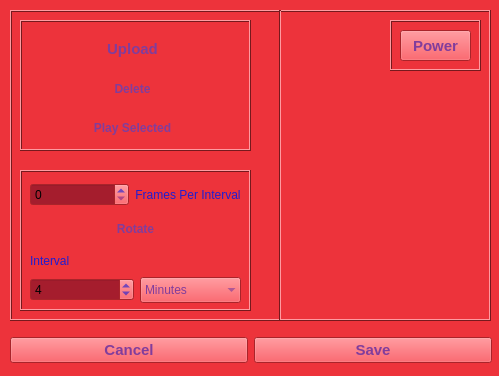
<?xml version="1.0" encoding="UTF-8"?>
<ui version="4.0">
 <class>MainWindow</class>
 <widget class="QMainWindow" name="MainWindow">
  <property name="geometry">
   <rect>
    <x>0</x>
    <y>0</y>
    <width>499</width>
    <height>376</height>
   </rect>
  </property>
  <property name="sizePolicy">
   <sizepolicy hsizetype="Fixed" vsizetype="Fixed">
    <horstretch>0</horstretch>
    <verstretch>0</verstretch>
   </sizepolicy>
  </property>
  <property name="minimumSize">
   <size>
    <width>499</width>
    <height>376</height>
   </size>
  </property>
  <property name="maximumSize">
   <size>
    <width>499</width>
    <height>376</height>
   </size>
  </property>
  <property name="palette">
   <palette>
    <active>
     <colorrole role="WindowText">
      <brush brushstyle="SolidPattern">
       <color alpha="255">
        <red>32</red>
        <green>29</green>
        <blue>209</blue>
       </color>
      </brush>
     </colorrole>
     <colorrole role="Button">
      <brush brushstyle="SolidPattern">
       <color alpha="255">
        <red>237</red>
        <green>51</green>
        <blue>59</blue>
       </color>
      </brush>
     </colorrole>
     <colorrole role="Light">
      <brush brushstyle="SolidPattern">
       <color alpha="255">
        <red>255</red>
        <green>155</green>
        <blue>160</blue>
       </color>
      </brush>
     </colorrole>
     <colorrole role="Midlight">
      <brush brushstyle="SolidPattern">
       <color alpha="255">
        <red>246</red>
        <green>103</green>
        <blue>109</blue>
       </color>
      </brush>
     </colorrole>
     <colorrole role="Dark">
      <brush brushstyle="SolidPattern">
       <color alpha="255">
        <red>118</red>
        <green>25</green>
        <blue>29</blue>
       </color>
      </brush>
     </colorrole>
     <colorrole role="Mid">
      <brush brushstyle="SolidPattern">
       <color alpha="255">
        <red>158</red>
        <green>34</green>
        <blue>39</blue>
       </color>
      </brush>
     </colorrole>
     <colorrole role="Text">
      <brush brushstyle="SolidPattern">
       <color alpha="255">
        <red>0</red>
        <green>0</green>
        <blue>0</blue>
       </color>
      </brush>
     </colorrole>
     <colorrole role="BrightText">
      <brush brushstyle="SolidPattern">
       <color alpha="255">
        <red>255</red>
        <green>255</green>
        <blue>255</blue>
       </color>
      </brush>
     </colorrole>
     <colorrole role="ButtonText">
      <brush brushstyle="SolidPattern">
       <color alpha="255">
        <red>129</red>
        <green>61</green>
        <blue>156</blue>
       </color>
      </brush>
     </colorrole>
     <colorrole role="Base">
      <brush brushstyle="SolidPattern">
       <color alpha="255">
        <red>165</red>
        <green>29</green>
        <blue>45</blue>
       </color>
      </brush>
     </colorrole>
     <colorrole role="Window">
      <brush brushstyle="SolidPattern">
       <color alpha="255">
        <red>237</red>
        <green>51</green>
        <blue>59</blue>
       </color>
      </brush>
     </colorrole>
     <colorrole role="Shadow">
      <brush brushstyle="SolidPattern">
       <color alpha="255">
        <red>0</red>
        <green>0</green>
        <blue>0</blue>
       </color>
      </brush>
     </colorrole>
     <colorrole role="AlternateBase">
      <brush brushstyle="SolidPattern">
       <color alpha="255">
        <red>246</red>
        <green>153</green>
        <blue>157</blue>
       </color>
      </brush>
     </colorrole>
     <colorrole role="ToolTipBase">
      <brush brushstyle="SolidPattern">
       <color alpha="255">
        <red>255</red>
        <green>255</green>
        <blue>220</blue>
       </color>
      </brush>
     </colorrole>
     <colorrole role="ToolTipText">
      <brush brushstyle="SolidPattern">
       <color alpha="255">
        <red>0</red>
        <green>0</green>
        <blue>0</blue>
       </color>
      </brush>
     </colorrole>
     <colorrole role="PlaceholderText">
      <brush brushstyle="SolidPattern">
       <color alpha="128">
        <red>0</red>
        <green>0</green>
        <blue>0</blue>
       </color>
      </brush>
     </colorrole>
    </active>
    <inactive>
     <colorrole role="WindowText">
      <brush brushstyle="SolidPattern">
       <color alpha="255">
        <red>32</red>
        <green>29</green>
        <blue>209</blue>
       </color>
      </brush>
     </colorrole>
     <colorrole role="Button">
      <brush brushstyle="SolidPattern">
       <color alpha="255">
        <red>237</red>
        <green>51</green>
        <blue>59</blue>
       </color>
      </brush>
     </colorrole>
     <colorrole role="Light">
      <brush brushstyle="SolidPattern">
       <color alpha="255">
        <red>255</red>
        <green>155</green>
        <blue>160</blue>
       </color>
      </brush>
     </colorrole>
     <colorrole role="Midlight">
      <brush brushstyle="SolidPattern">
       <color alpha="255">
        <red>246</red>
        <green>103</green>
        <blue>109</blue>
       </color>
      </brush>
     </colorrole>
     <colorrole role="Dark">
      <brush brushstyle="SolidPattern">
       <color alpha="255">
        <red>118</red>
        <green>25</green>
        <blue>29</blue>
       </color>
      </brush>
     </colorrole>
     <colorrole role="Mid">
      <brush brushstyle="SolidPattern">
       <color alpha="255">
        <red>158</red>
        <green>34</green>
        <blue>39</blue>
       </color>
      </brush>
     </colorrole>
     <colorrole role="Text">
      <brush brushstyle="SolidPattern">
       <color alpha="255">
        <red>0</red>
        <green>0</green>
        <blue>0</blue>
       </color>
      </brush>
     </colorrole>
     <colorrole role="BrightText">
      <brush brushstyle="SolidPattern">
       <color alpha="255">
        <red>255</red>
        <green>255</green>
        <blue>255</blue>
       </color>
      </brush>
     </colorrole>
     <colorrole role="ButtonText">
      <brush brushstyle="SolidPattern">
       <color alpha="255">
        <red>129</red>
        <green>61</green>
        <blue>156</blue>
       </color>
      </brush>
     </colorrole>
     <colorrole role="Base">
      <brush brushstyle="SolidPattern">
       <color alpha="255">
        <red>165</red>
        <green>29</green>
        <blue>45</blue>
       </color>
      </brush>
     </colorrole>
     <colorrole role="Window">
      <brush brushstyle="SolidPattern">
       <color alpha="255">
        <red>237</red>
        <green>51</green>
        <blue>59</blue>
       </color>
      </brush>
     </colorrole>
     <colorrole role="Shadow">
      <brush brushstyle="SolidPattern">
       <color alpha="255">
        <red>0</red>
        <green>0</green>
        <blue>0</blue>
       </color>
      </brush>
     </colorrole>
     <colorrole role="AlternateBase">
      <brush brushstyle="SolidPattern">
       <color alpha="255">
        <red>246</red>
        <green>153</green>
        <blue>157</blue>
       </color>
      </brush>
     </colorrole>
     <colorrole role="ToolTipBase">
      <brush brushstyle="SolidPattern">
       <color alpha="255">
        <red>255</red>
        <green>255</green>
        <blue>220</blue>
       </color>
      </brush>
     </colorrole>
     <colorrole role="ToolTipText">
      <brush brushstyle="SolidPattern">
       <color alpha="255">
        <red>0</red>
        <green>0</green>
        <blue>0</blue>
       </color>
      </brush>
     </colorrole>
     <colorrole role="PlaceholderText">
      <brush brushstyle="SolidPattern">
       <color alpha="128">
        <red>0</red>
        <green>0</green>
        <blue>0</blue>
       </color>
      </brush>
     </colorrole>
    </inactive>
    <disabled>
     <colorrole role="WindowText">
      <brush brushstyle="SolidPattern">
       <color alpha="255">
        <red>118</red>
        <green>25</green>
        <blue>29</blue>
       </color>
      </brush>
     </colorrole>
     <colorrole role="Button">
      <brush brushstyle="SolidPattern">
       <color alpha="255">
        <red>237</red>
        <green>51</green>
        <blue>59</blue>
       </color>
      </brush>
     </colorrole>
     <colorrole role="Light">
      <brush brushstyle="SolidPattern">
       <color alpha="255">
        <red>255</red>
        <green>155</green>
        <blue>160</blue>
       </color>
      </brush>
     </colorrole>
     <colorrole role="Midlight">
      <brush brushstyle="SolidPattern">
       <color alpha="255">
        <red>246</red>
        <green>103</green>
        <blue>109</blue>
       </color>
      </brush>
     </colorrole>
     <colorrole role="Dark">
      <brush brushstyle="SolidPattern">
       <color alpha="255">
        <red>118</red>
        <green>25</green>
        <blue>29</blue>
       </color>
      </brush>
     </colorrole>
     <colorrole role="Mid">
      <brush brushstyle="SolidPattern">
       <color alpha="255">
        <red>158</red>
        <green>34</green>
        <blue>39</blue>
       </color>
      </brush>
     </colorrole>
     <colorrole role="Text">
      <brush brushstyle="SolidPattern">
       <color alpha="255">
        <red>118</red>
        <green>25</green>
        <blue>29</blue>
       </color>
      </brush>
     </colorrole>
     <colorrole role="BrightText">
      <brush brushstyle="SolidPattern">
       <color alpha="255">
        <red>255</red>
        <green>255</green>
        <blue>255</blue>
       </color>
      </brush>
     </colorrole>
     <colorrole role="ButtonText">
      <brush brushstyle="SolidPattern">
       <color alpha="255">
        <red>118</red>
        <green>25</green>
        <blue>29</blue>
       </color>
      </brush>
     </colorrole>
     <colorrole role="Base">
      <brush brushstyle="SolidPattern">
       <color alpha="255">
        <red>237</red>
        <green>51</green>
        <blue>59</blue>
       </color>
      </brush>
     </colorrole>
     <colorrole role="Window">
      <brush brushstyle="SolidPattern">
       <color alpha="255">
        <red>237</red>
        <green>51</green>
        <blue>59</blue>
       </color>
      </brush>
     </colorrole>
     <colorrole role="Shadow">
      <brush brushstyle="SolidPattern">
       <color alpha="255">
        <red>0</red>
        <green>0</green>
        <blue>0</blue>
       </color>
      </brush>
     </colorrole>
     <colorrole role="AlternateBase">
      <brush brushstyle="SolidPattern">
       <color alpha="255">
        <red>237</red>
        <green>51</green>
        <blue>59</blue>
       </color>
      </brush>
     </colorrole>
     <colorrole role="ToolTipBase">
      <brush brushstyle="SolidPattern">
       <color alpha="255">
        <red>255</red>
        <green>255</green>
        <blue>220</blue>
       </color>
      </brush>
     </colorrole>
     <colorrole role="ToolTipText">
      <brush brushstyle="SolidPattern">
       <color alpha="255">
        <red>0</red>
        <green>0</green>
        <blue>0</blue>
       </color>
      </brush>
     </colorrole>
     <colorrole role="PlaceholderText">
      <brush brushstyle="SolidPattern">
       <color alpha="128">
        <red>0</red>
        <green>0</green>
        <blue>0</blue>
       </color>
      </brush>
     </colorrole>
    </disabled>
   </palette>
  </property>
  <property name="cursor">
   <cursorShape>ArrowCursor</cursorShape>
  </property>
  <property name="windowTitle">
   <string>Memory Player</string>
  </property>
  <property name="windowIcon">
   <iconset>
    <normaloff>images/camera_icon.png</normaloff>images/camera_icon.png</iconset>
  </property>
  <property name="styleSheet">
   <string notr="true"/>
  </property>
  <property name="tabShape">
   <enum>QTabWidget::Rounded</enum>
  </property>
  <property name="unifiedTitleAndToolBarOnMac">
   <bool>true</bool>
  </property>
  <widget class="QWidget" name="centralwidget">
   <widget class="QWidget" name="horizontalLayoutWidget">
    <property name="geometry">
     <rect>
      <x>10</x>
      <y>330</y>
      <width>482</width>
      <height>41</height>
     </rect>
    </property>
    <layout class="QHBoxLayout" name="horizontalLayout">
     <item>
      <widget class="QPushButton" name="cancel_button">
       <property name="minimumSize">
        <size>
         <width>237</width>
         <height>25</height>
        </size>
       </property>
       <property name="font">
        <font>
         <family>Ubuntu</family>
         <pointsize>11</pointsize>
         <weight>75</weight>
         <bold>true</bold>
        </font>
       </property>
       <property name="cursor">
        <cursorShape>OpenHandCursor</cursorShape>
       </property>
       <property name="text">
        <string>Cancel</string>
       </property>
      </widget>
     </item>
     <item>
      <widget class="QPushButton" name="save_button">
       <property name="minimumSize">
        <size>
         <width>237</width>
         <height>25</height>
        </size>
       </property>
       <property name="font">
        <font>
         <family>Ubuntu</family>
         <pointsize>11</pointsize>
         <weight>75</weight>
         <bold>true</bold>
        </font>
       </property>
       <property name="cursor">
        <cursorShape>OpenHandCursor</cursorShape>
       </property>
       <property name="text">
        <string>Save</string>
       </property>
      </widget>
     </item>
    </layout>
   </widget>
   <widget class="QFrame" name="frame_2">
    <property name="geometry">
     <rect>
      <x>10</x>
      <y>10</y>
      <width>481</width>
      <height>311</height>
     </rect>
    </property>
    <property name="frameShape">
     <enum>QFrame::Box</enum>
    </property>
    <property name="frameShadow">
     <enum>QFrame::Raised</enum>
    </property>
    <widget class="QFrame" name="frame">
     <property name="geometry">
      <rect>
       <x>10</x>
       <y>10</y>
       <width>231</width>
       <height>131</height>
      </rect>
     </property>
     <property name="autoFillBackground">
      <bool>true</bool>
     </property>
     <property name="frameShape">
      <enum>QFrame::Box</enum>
     </property>
     <property name="frameShadow">
      <enum>QFrame::Raised</enum>
     </property>
     <widget class="QWidget" name="verticalLayoutWidget">
      <property name="geometry">
       <rect>
        <x>7</x>
        <y>8</y>
        <width>211</width>
        <height>120</height>
       </rect>
      </property>
      <layout class="QVBoxLayout" name="verticalLayout">
       <item>
        <widget class="QPushButton" name="upload_button">
         <property name="sizePolicy">
          <sizepolicy hsizetype="Minimum" vsizetype="Fixed">
           <horstretch>0</horstretch>
           <verstretch>0</verstretch>
          </sizepolicy>
         </property>
         <property name="minimumSize">
          <size>
           <width>209</width>
           <height>25</height>
          </size>
         </property>
         <property name="palette">
          <palette>
           <active>
            <colorrole role="Button">
             <brush brushstyle="SolidPattern">
              <color alpha="255">
               <red>255</red>
               <green>255</green>
               <blue>255</blue>
              </color>
             </brush>
            </colorrole>
           </active>
           <inactive>
            <colorrole role="Button">
             <brush brushstyle="SolidPattern">
              <color alpha="255">
               <red>239</red>
               <green>239</green>
               <blue>239</blue>
              </color>
             </brush>
            </colorrole>
           </inactive>
           <disabled>
            <colorrole role="Button">
             <brush brushstyle="SolidPattern">
              <color alpha="255">
               <red>0</red>
               <green>0</green>
               <blue>0</blue>
              </color>
             </brush>
            </colorrole>
           </disabled>
          </palette>
         </property>
         <property name="font">
          <font>
           <family>Ubuntu</family>
           <pointsize>11</pointsize>
           <weight>75</weight>
           <bold>true</bold>
          </font>
         </property>
         <property name="cursor">
          <cursorShape>OpenHandCursor</cursorShape>
         </property>
         <property name="layoutDirection">
          <enum>Qt::LeftToRight</enum>
         </property>
         <property name="autoFillBackground">
          <bool>false</bool>
         </property>
         <property name="text">
          <string>Upload</string>
         </property>
         <property name="checkable">
          <bool>false</bool>
         </property>
         <property name="checked">
          <bool>false</bool>
         </property>
         <property name="autoDefault">
          <bool>false</bool>
         </property>
         <property name="flat">
          <bool>true</bool>
         </property>
        </widget>
       </item>
       <item>
        <widget class="QPushButton" name="remove_button">
         <property name="minimumSize">
          <size>
           <width>209</width>
           <height>25</height>
          </size>
         </property>
         <property name="font">
          <font>
           <weight>75</weight>
           <bold>true</bold>
          </font>
         </property>
         <property name="text">
          <string>Delete</string>
         </property>
         <property name="checkable">
          <bool>false</bool>
         </property>
         <property name="flat">
          <bool>true</bool>
         </property>
        </widget>
       </item>
       <item>
        <widget class="QPushButton" name="play_button">
         <property name="minimumSize">
          <size>
           <width>209</width>
           <height>25</height>
          </size>
         </property>
         <property name="font">
          <font>
           <weight>75</weight>
           <bold>true</bold>
          </font>
         </property>
         <property name="text">
          <string>Play Selected</string>
         </property>
         <property name="checkable">
          <bool>false</bool>
         </property>
         <property name="flat">
          <bool>true</bool>
         </property>
        </widget>
       </item>
      </layout>
     </widget>
    </widget>
    <widget class="QLabel" name="camera_label">
     <property name="geometry">
      <rect>
       <x>280</x>
       <y>110</y>
       <width>191</width>
       <height>191</height>
      </rect>
     </property>
     <property name="text">
      <string/>
     </property>
     <property name="pixmap">
      <pixmap>images/cameraIcon.png</pixmap>
     </property>
     <property name="scaledContents">
      <bool>true</bool>
     </property>
     <property name="alignment">
      <set>Qt::AlignBottom|Qt::AlignHCenter</set>
     </property>
    </widget>
    <widget class="QWidget" name="verticalLayoutWidget_2">
     <property name="geometry">
      <rect>
       <x>380</x>
       <y>10</y>
       <width>91</width>
       <height>51</height>
      </rect>
     </property>
     <layout class="QVBoxLayout" name="verticalLayout_2">
      <item>
       <widget class="QFrame" name="frame_3">
        <property name="frameShape">
         <enum>QFrame::Box</enum>
        </property>
        <property name="frameShadow">
         <enum>QFrame::Raised</enum>
        </property>
        <widget class="QPushButton" name="power_button">
         <property name="geometry">
          <rect>
           <x>10</x>
           <y>10</y>
           <width>71</width>
           <height>31</height>
          </rect>
         </property>
         <property name="font">
          <font>
           <family>Ubuntu</family>
           <pointsize>11</pointsize>
           <weight>75</weight>
           <bold>true</bold>
          </font>
         </property>
         <property name="cursor">
          <cursorShape>OpenHandCursor</cursorShape>
         </property>
         <property name="text">
          <string>Power</string>
         </property>
         <property name="checkable">
          <bool>true</bool>
         </property>
        </widget>
       </widget>
      </item>
     </layout>
    </widget>
    <widget class="QFrame" name="frame_4">
     <property name="geometry">
      <rect>
       <x>10</x>
       <y>160</y>
       <width>231</width>
       <height>141</height>
      </rect>
     </property>
     <property name="frameShape">
      <enum>QFrame::Box</enum>
     </property>
     <property name="frameShadow">
      <enum>QFrame::Raised</enum>
     </property>
     <widget class="QWidget" name="verticalLayoutWidget_3">
      <property name="geometry">
       <rect>
        <x>10</x>
        <y>80</y>
        <width>211</width>
        <height>53</height>
       </rect>
      </property>
      <layout class="QVBoxLayout" name="verticalLayout_3">
       <item>
        <widget class="QLabel" name="interval_label">
         <property name="font">
          <font>
           <weight>50</weight>
           <bold>false</bold>
          </font>
         </property>
         <property name="text">
          <string>Interval</string>
         </property>
         <property name="alignment">
          <set>Qt::AlignLeading|Qt::AlignLeft|Qt::AlignVCenter</set>
         </property>
        </widget>
       </item>
       <item>
        <layout class="QHBoxLayout" name="horizontalLayout_2">
         <item>
          <widget class="QSpinBox" name="interval_spinBox">
           <property name="font">
            <font>
             <stylestrategy>PreferDefault</stylestrategy>
            </font>
           </property>
           <property name="prefix">
            <string/>
           </property>
           <property name="minimum">
            <number>1</number>
           </property>
           <property name="maximum">
            <number>60</number>
           </property>
           <property name="value">
            <number>4</number>
           </property>
          </widget>
         </item>
         <item>
          <widget class="QComboBox" name="time_comboBox">
           <property name="sizePolicy">
            <sizepolicy hsizetype="Fixed" vsizetype="Fixed">
             <horstretch>0</horstretch>
             <verstretch>0</verstretch>
            </sizepolicy>
           </property>
           <property name="minimumSize">
            <size>
             <width>101</width>
             <height>26</height>
            </size>
           </property>
           <property name="maximumSize">
            <size>
             <width>101</width>
             <height>26</height>
            </size>
           </property>
           <property name="frame">
            <bool>false</bool>
           </property>
           <item>
            <property name="text">
             <string>Minutes</string>
            </property>
           </item>
           <item>
            <property name="text">
             <string>Hours</string>
            </property>
           </item>
          </widget>
         </item>
        </layout>
       </item>
      </layout>
     </widget>
     <widget class="QWidget" name="verticalLayoutWidget_4">
      <property name="geometry">
       <rect>
        <x>10</x>
        <y>10</y>
        <width>211</width>
        <height>61</height>
       </rect>
      </property>
      <layout class="QVBoxLayout" name="verticalLayout_4">
       <item>
        <layout class="QHBoxLayout" name="horizontalLayout_3">
         <item>
          <widget class="QSpinBox" name="frames_spinBox">
           <property name="maximum">
            <number>100</number>
           </property>
          </widget>
         </item>
         <item>
          <widget class="QLabel" name="frames_label">
           <property name="font">
            <font>
             <weight>50</weight>
             <bold>false</bold>
            </font>
           </property>
           <property name="text">
            <string>Frames Per Interval</string>
           </property>
           <property name="alignment">
            <set>Qt::AlignCenter</set>
           </property>
          </widget>
         </item>
        </layout>
       </item>
       <item>
        <widget class="QPushButton" name="rotate_button">
         <property name="minimumSize">
          <size>
           <width>209</width>
           <height>25</height>
          </size>
         </property>
         <property name="font">
          <font>
           <weight>75</weight>
           <bold>true</bold>
          </font>
         </property>
         <property name="text">
          <string>Rotate</string>
         </property>
         <property name="checkable">
          <bool>false</bool>
         </property>
         <property name="flat">
          <bool>true</bool>
         </property>
        </widget>
       </item>
      </layout>
     </widget>
    </widget>
    <widget class="Line" name="line">
     <property name="geometry">
      <rect>
       <x>260</x>
       <y>0</y>
       <width>20</width>
       <height>311</height>
      </rect>
     </property>
     <property name="orientation">
      <enum>Qt::Vertical</enum>
     </property>
    </widget>
    <zorder>camera_label</zorder>
    <zorder>frame</zorder>
    <zorder>verticalLayoutWidget_2</zorder>
    <zorder>frame_4</zorder>
    <zorder>line</zorder>
   </widget>
   <zorder>frame_2</zorder>
   <zorder>horizontalLayoutWidget</zorder>
  </widget>
 </widget>
 <resources/>
 <connections/>
</ui>
